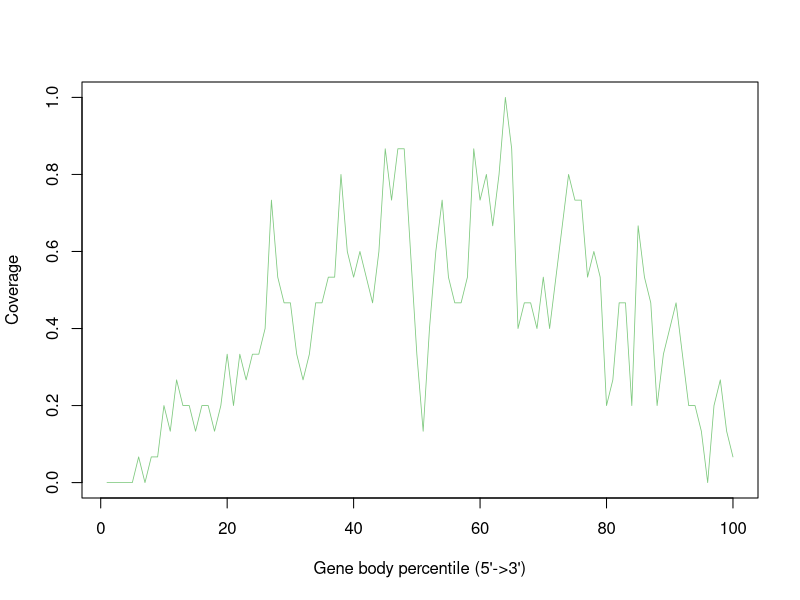

This figure's R source:
GSM4486036_Aligned.sortedByCoord_sorted.out <- c(0.0,0.0,0.0,0.0,0.0,0.06666666666666667,0.0,0.06666666666666667,0.06666666666666667,0.2,0.13333333333333333,0.26666666666666666,0.2,0.2,0.13333333333333333,0.2,0.2,0.13333333333333333,0.2,0.3333333333333333,0.2,0.3333333333333333,0.26666666666666666,0.3333333333333333,0.3333333333333333,0.4,0.7333333333333333,0.5333333333333333,0.4666666666666667,0.4666666666666667,0.3333333333333333,0.26666666666666666,0.3333333333333333,0.4666666666666667,0.4666666666666667,0.5333333333333333,0.5333333333333333,0.8,0.6,0.5333333333333333,0.6,0.5333333333333333,0.4666666666666667,0.6,0.8666666666666667,0.7333333333333333,0.8666666666666667,0.8666666666666667,0.6,0.3333333333333333,0.13333333333333333,0.4,0.6,0.7333333333333333,0.5333333333333333,0.4666666666666667,0.4666666666666667,0.5333333333333333,0.8666666666666667,0.7333333333333333,0.8,0.6666666666666666,0.8,1.0,0.8666666666666667,0.4,0.4666666666666667,0.4666666666666667,0.4,0.5333333333333333,0.4,0.5333333333333333,0.6666666666666666,0.8,0.7333333333333333,0.7333333333333333,0.5333333333333333,0.6,0.5333333333333333,0.2,0.26666666666666666,0.4666666666666667,0.4666666666666667,0.2,0.6666666666666666,0.5333333333333333,0.4666666666666667,0.2,0.3333333333333333,0.4,0.4666666666666667,0.3333333333333333,0.2,0.2,0.13333333333333333,0.0,0.2,0.26666666666666666,0.13333333333333333,0.06666666666666667)


pdf("GSM4486036.geneBodyCoverage.curves.pdf")
x=1:100
icolor = colorRampPalette(c("#7fc97f","#beaed4","#fdc086","#ffff99","#386cb0","#f0027f"))(1)
plot(x,GSM4486036_Aligned.sortedByCoord_sorted.out,type='l',xlab="Gene body percentile (5'->3')", ylab="Coverage",lwd=0.8,col=icolor[1])
dev.off()
